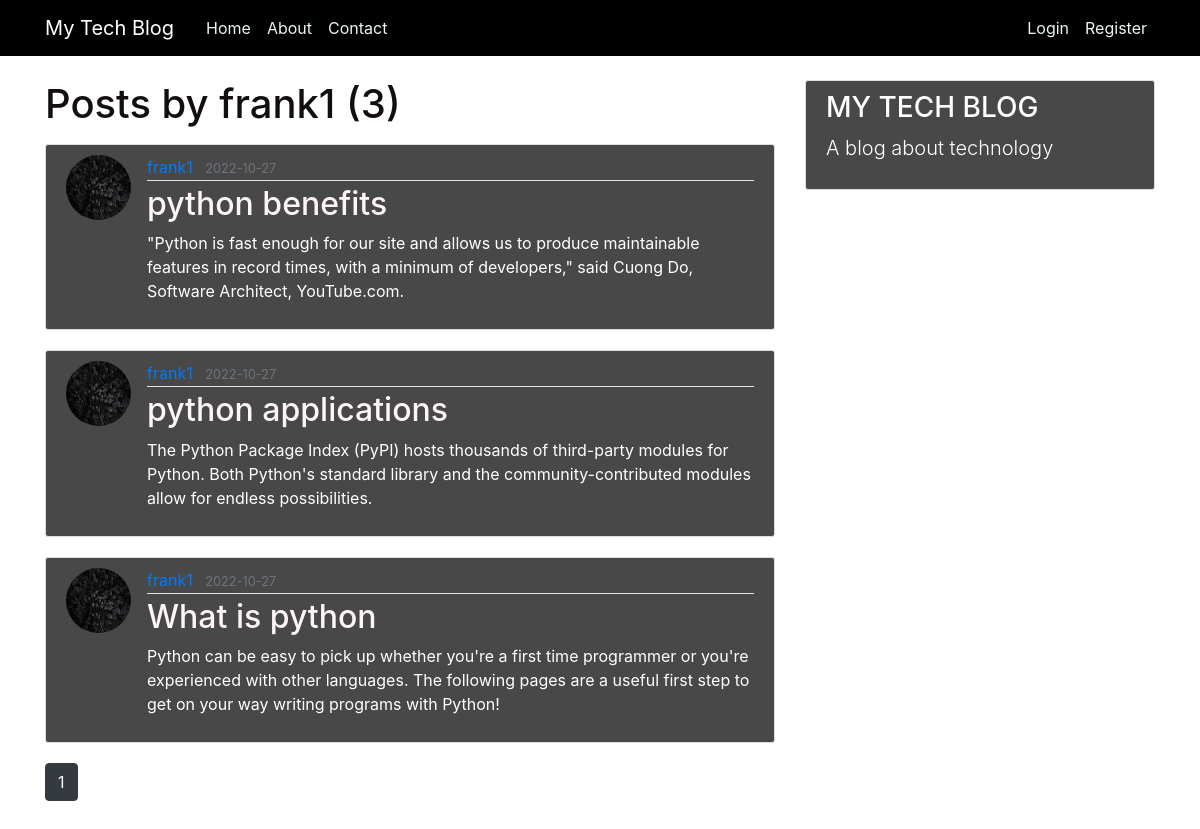
The app's page /user/frank1, older data.
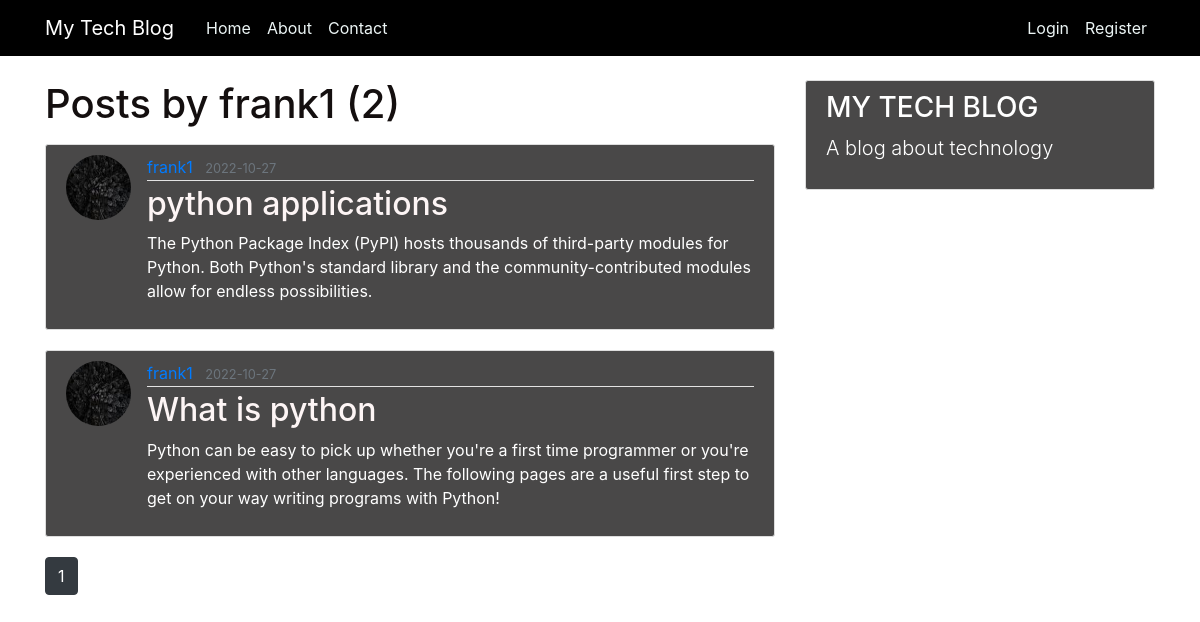
The same page, newer data.
### flaskblog/models.py (models this page shows, shortened)
class Post(db.Model):
    id = db.Column(db.Integer, primary_key=True)
    title = db.Column(db.String(100), nullable=False)
    date_posted = db.Column(db.DateTime, nullable=False, default=datetime.utcnow)
    content = db.Column(db.Text, nullable=False)
    user_id = db.Column(db.Integer, db.ForeignKey('user.id'), nullable=False)
    comments = db.relationship('Comments', backref='post', lazy=True)

class User(db.Model, UserMixin):
    id = db.Column(db.Integer, primary_key=True)
    username = db.Column(db.String(20), unique=True, nullable=False)
    email = db.Column(db.String(120), unique=True, nullable=False)
    image_file = db.Column(db.String(20), nullable=False, default='default.jpg')
    password = db.Column(db.String(60), nullable=False)
    posts = db.relationship('Post', backref='author', lazy=True)
    comments = db.relationship('Comments', backref='user', lazy=True)

### flaskblog/users/routes.py (the view)
@users.route("/user/<string:username>")
def user_posts(username):
    page = request.args.get('page', 1, type=int)
    user = User.query.filter_by(username=username).first_or_404()
    posts = Post.query.filter_by(author=user)\
        .order_by(Post.date_posted.desc())\
        .paginate(page=page, per_page=5)
    return render_template('user_posts.html', posts=posts, user=user)

### flaskblog/templates/user_posts.html
{% extends "layout.html" %}
{% block content %}
    <h1 class="mb-3">Posts by {{ user.username }} ({{ posts.total }})</h1>
    {% for post in posts.items %}
        <article class="media content-section">
          <img class="rounded-circle article-img" src="{{ url_for('static', filename='profile_pics/' + post.author.image_file) }}">
          <div class="media-body">
            <div class="article-metadata">
              <a class="mr-2" href="{{ url_for('users.user_posts', username=post.author.username) }}">{{ post.author.username }}</a>
              <small class="text-muted">{{ post.date_posted.strftime('%Y-%m-%d') }}</small>
            </div>
            <h2><a class="article-title" href="{{ url_for('posts.post', post_id=post.id) }}">{{ post.title }}</a></h2>
            <p class="article-content">{{ post.content }}</p>
          </div>
        </article>
    {% endfor %}
    {% for page_num in posts.iter_pages(left_edge=1, right_edge=1, left_current=1, right_current=2) %}
      {% if page_num %}
        {% if posts.page == page_num %}
          <a class="btn btn-dark mb-4" href="{{ url_for('users.user_posts', username=user.username, page=page_num) }}">{{ page_num }}</a>
        {% else %}
          <a class="btn btn-outline-dark mb-4" href="{{ url_for('users.user_posts', username=user.username, page=page_num) }}">{{ page_num }}</a>
        {% endif %}
      {% else %}
        ...
      {% endif %}
    {% endfor %}
{% endblock content %}

Row changes from the older to the newer data that the page shows:
removed Post: image_file (picture), author.username "frank1", date_posted "2022-10-27", title "python benefits", content "\"Python is fast enough for our site and allows us to produce maintainable features in record times, with a minimum of developers,\" said Cuong Do, Software Architect, YouTube.com."
Text that changed along with them:
{{ posts.total }}: "3" → "2"
